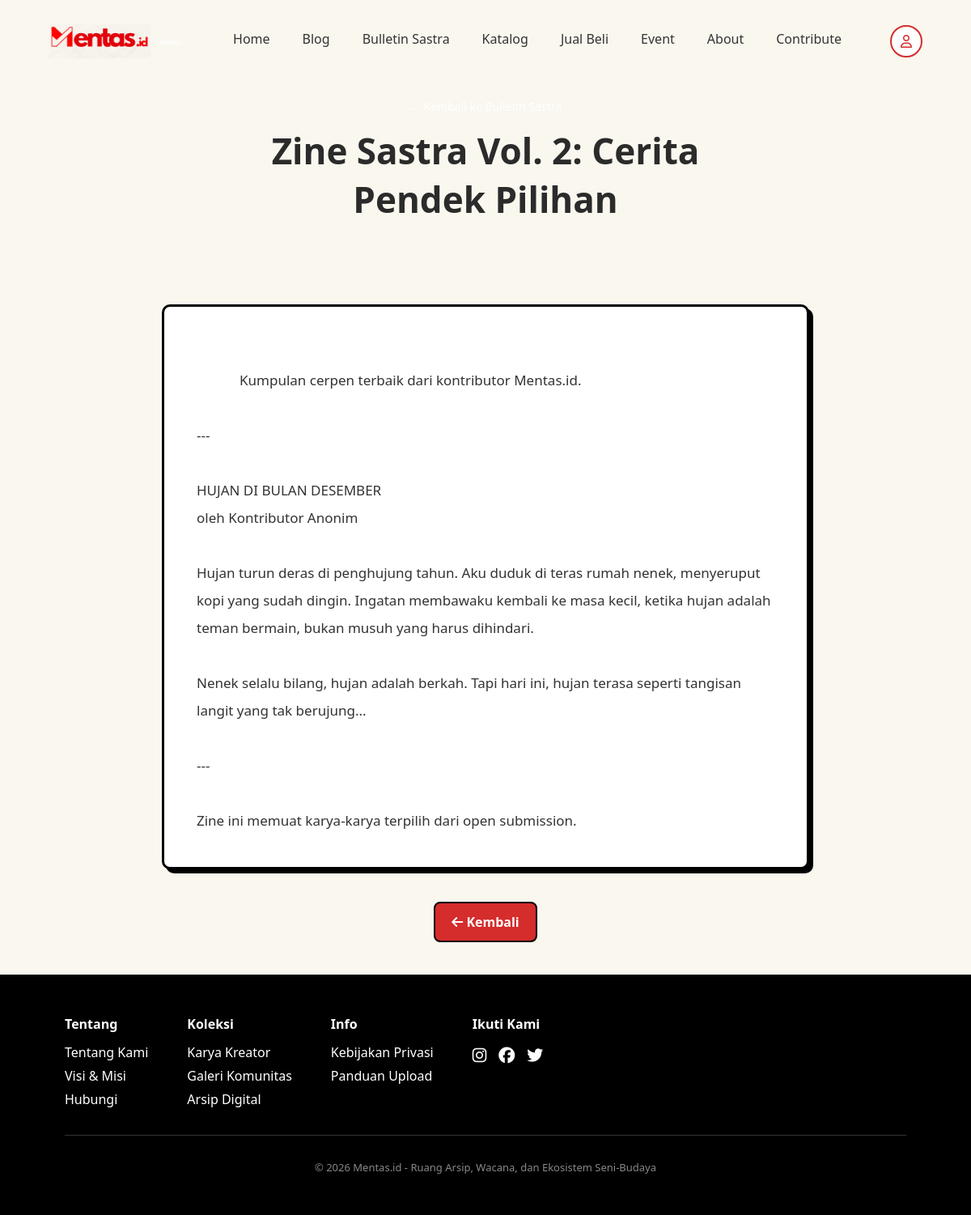
The app's page /zine/detail/zine-sastra-vol-2-cerita-pendek-pilihan with its own data.
### tables this page shows
CREATE TABLE `zines` (
  `id` int NOT NULL,
  `title` varchar(255) NOT NULL,
  `slug` varchar(255) NOT NULL,
  `content` longtext,
  `cover_image` varchar(255) DEFAULT NULL,
  `is_active` tinyint(1) DEFAULT '1',
  `created_at` timestamp NULL DEFAULT CURRENT_TIMESTAMP,
  `updated_at` timestamp NULL DEFAULT CURRENT_TIMESTAMP ON UPDATE CURRENT_TIMESTAMP
);

### app/controllers/ZineController.php (called while the page is built, shortened)
<?php
class ZineController extends Controller
{
    private $zineModel;
    public function __construct()
    {
        $this->zineModel = new Zine();
    }
    public function detail($slug)
    {
        $zine = $this->zineModel->findBySlug($slug);
        return $this->view('zine/detail', ['zine' => $zine]);
    }
}

### app/core/Router.php (called while the page is built, shortened)
<?php
class Router
{
    public function dispatch()
    {
        $method = 'index';
        $params = [];
        if (isset($_GET['url']) && !empty($_GET['url'])) {
            $url = explode('/', rtrim($_GET['url'], '/'));
            $segment1 = $url[0] ?? '';
            $segment2 = $url[1] ?? null;
            $possibleController = ucfirst($segment1) . 'Controller';
            $controllerPath = "../app/controllers/$possibleController.php";
            if (file_exists($controllerPath)) {
                if ($segment2) {
                    $method = $segment2;
                    $params = array_slice($url, 2);
                }
            } else {
                $controllerName = 'ContentController';
                $method = 'handle';
                $_GET['type'] = $segment1;
                $_GET['slug'] = $segment2;
            }
        }
        $controller = new $controllerName;
        call_user_func_array([$controller, $method], $params);
    }
}

### public/index.php (called while the page is built, shortened)
<?php
require_once '../app/config/database.php';
require_once '../app/core/Database.php';
require_once '../app/core/Router.php';
require_once '../app/models/Zine.php';
$router = new Router();
$router->dispatch();

### app/core/Database.php (called while the page is built, shortened)
<?php
class Database
{
    private static $instance = null;
    private $pdo;
    private function __construct()
    {
        try {
            $dsn = "mysql:host=" . DB_HOST . ";dbname=" . DB_NAME . ";charset=" . DB_CHARSET;
            $options = [
                PDO::ATTR_ERRMODE => PDO::ERRMODE_EXCEPTION,
                PDO::ATTR_DEFAULT_FETCH_MODE => PDO::FETCH_ASSOC,
                PDO::ATTR_EMULATE_PREPARES => false,
            ];
            $this->pdo = new PDO($dsn, DB_USER, DB_PASS, $options);
        } catch (PDOException $e) {
            die("Database connection failed: " . $e->getMessage());
        }
    }
    public static function getInstance()
    {
        if (self::$instance === null) {
            self::$instance = new self();
        }
        return self::$instance;
    }
    public function queryOne($sql, $params = [])
    {
        $stmt = $this->pdo->prepare($sql);
        $stmt->execute($params);
        return $stmt->fetch();
    }
}

### app/models/Zine.php (called while the page is built, shortened)
<?php
class Zine
{
    private $db;
    public function __construct()
    {
        $this->db = Database::getInstance();
    }
    public function findBySlug($slug)
    {
        return $this->db->queryOne(
            "SELECT * FROM zines WHERE slug = ?",
            [$slug]
        );
    }
}

### app/views/zine/detail.php (the view, shortened to what this page needs)
<section class="hero zine-hero">
    <div class="hero-content">
        <a href="<?= BASE_URL ?>/zine" class="zine-back-link">
        </a>
        <h1 class="zine-title">
            <?= htmlspecialchars($zine['title']) ?>
        </h1>
    </div>
</section>
<section class="program-section zine-section-detail">
    <article class="zine-article">
        <div class="zine-content-body">
            <?= $zine['content'] ?>
        </div>
        <div class="zine-footer">
            <a href="<?= BASE_URL ?>/zine" class="btn-outline">
                <i class="fa-solid fa-arrow-left"></i> Kembali
            </a>
        </div>
    </article>
</section>

### public/assets/css/mentas.css (style rules this page uses)
* { margin: 0; padding: 0; box-sizing: border-box; font-family: 'Segoe UI', sans-serif; }
html, body { overflow-x: hidden; max-width: 100%; }
html { height: 100%; }
body { background: #faf7ef; color: #2b2b2b; min-height: 100%; display: flex; flex-direction: column; }
.hero { padding: 190px 90px; display: flex; align-items: center; justify-content: center; text-align: center; }
.hero-content h1 { font-size: 44px; font-weight: 800; max-width: 700px; margin: auto; }
.program-section { display: flex; justify-content: center; gap: 40px; padding: 60px 80px; background: #faf7ef; }
.btn-outline { display: inline-block; padding: 12px 20px; border: 2px solid #000; text-decoration: none; color: #ffffff; font-weight: 600; border-radius: 8px; background: #d52c2c; }

### public/assets/css/bulletin.css (style rules this page uses)
.zine-hero { padding: 120px 60px 60px; }
.zine-back-link { color: #fff; text-decoration: none; font-size: 14px; display: inline-block; margin-bottom: 15px; }
.zine-title { font-size: 32px; }
.zine-section-detail { padding: 40px 80px; flex-direction: column; align-items: center; }
.zine-article { max-width: 800px; width: 100%; }
.zine-content-body { background: #fff; padding: 40px; border-radius: 10px; border: 3px solid #000; box-shadow: 5px 5px 0 #000; font-size: 17px; line-height: 2; color: #333; white-space: pre-wrap; }
.zine-footer { margin-top: 40px; display: flex; justify-content: center; }

### records on screen
zines: title "Zine Sastra Vol. 2: Cerita Pendek Pilihan", content "Kumpulan cerpen terbaik dari kontributor Mentas.id. --- HUJAN DI BULAN DESEMBER oleh Kontributor Anonim Hujan turun deras di penghujung tahun. Aku duduk di teras rumah nenek, menyeruput kopi yang sudah dingin. Ingatan membawaku kembali ke masa kecil, ketika hujan adalah teman bermain, bukan musuh yang harus dihindari. Nenek selalu bilang, hujan adalah berkah. Tapi hari ini, hujan terasa seperti tangisan langit yang tak berujung... --- Zine ini memuat karya-karya terpilih dari open submission."
